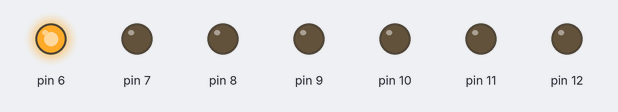
A sketch run on a simulated Arduino Uno, built with avr-gcc and run on an emulated ATmega328P. On the bench: output pins drawn as LEDs (lit = HIGH).

Above: at 0.05 s.
At 0.65 s:
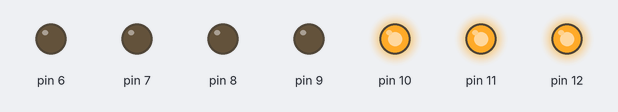
At 1.35 s:
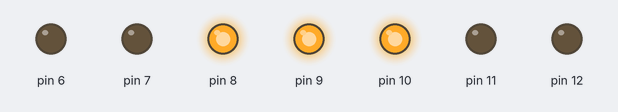
At 2.05 s:
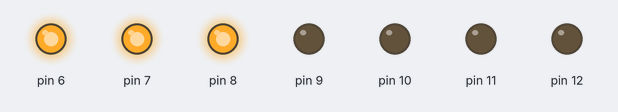
At 2.7 s:
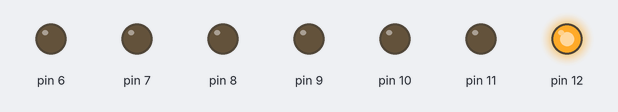
At 3.95 s:
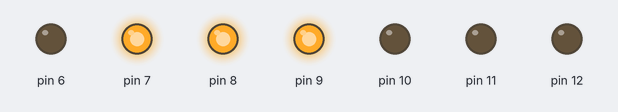
Timing chart, 0 to 4.2 s (numbered marks = the images above):
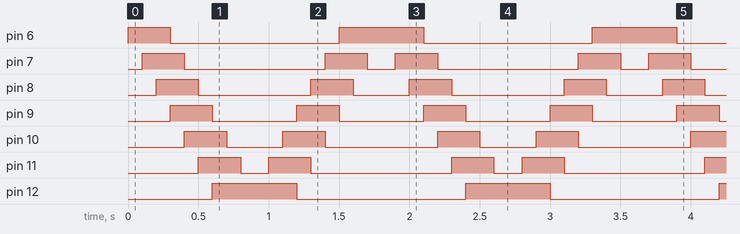

The sketch:

knightRider.ino
```cpp
int timer = 100;
void setup() {
  for (int thisPin = 6; thisPin < 13; thisPin++) {
    pinMode(thisPin, OUTPUT);
  }

}

void loop() {
   for (int thisPin = 6; thisPin < 13; thisPin++) {
    // turn the pin on:
    digitalWrite(thisPin, HIGH);
    delay(timer);
    // turn the pin off:
    if(thisPin-2 > 5){
      digitalWrite(thisPin-2, LOW);
    }
  }
  delay(timer);
  digitalWrite(11, LOW);
  delay(timer);
    // loop from the highest pin to the lowest:
  for (int thisPin = 12; thisPin >= 6; thisPin--) {
    // turn the pin on:
    digitalWrite(thisPin, HIGH);
    delay(timer);
    // turn the pin off:
    if(thisPin+2 < 13){
      digitalWrite(thisPin+2, LOW);
    }

  }
  delay(timer);
  digitalWrite(7, LOW);
  delay(timer);

}
```

Measured:
- by itself, pin 6: repeats every 1.8 s: LOW 1.2 s, HIGH 0.60 s
- by itself, pin 7: repeats every 1.8 s: LOW 1.0 s, HIGH 0.30 s, LOW 0.20 s, HIGH 0.30 s
- by itself, pin 8: repeats every 1.8 s: LOW 0.80 s, HIGH 0.30 s, LOW 0.40 s, HIGH 0.30 s
- by itself, pin 9: alternates HIGH for 0.30 s and LOW for 0.60 s
- by itself, pin 10: repeats every 1.8 s: LOW 0.40 s, HIGH 0.30 s, LOW 0.80 s, HIGH 0.30 s
- by itself, pin 11: repeats every 1.8 s: LOW 0.20 s, HIGH 0.30 s, LOW 1.0 s, HIGH 0.30 s
- by itself, pin 12: alternates HIGH for 0.60 s and LOW for 1.2 s
